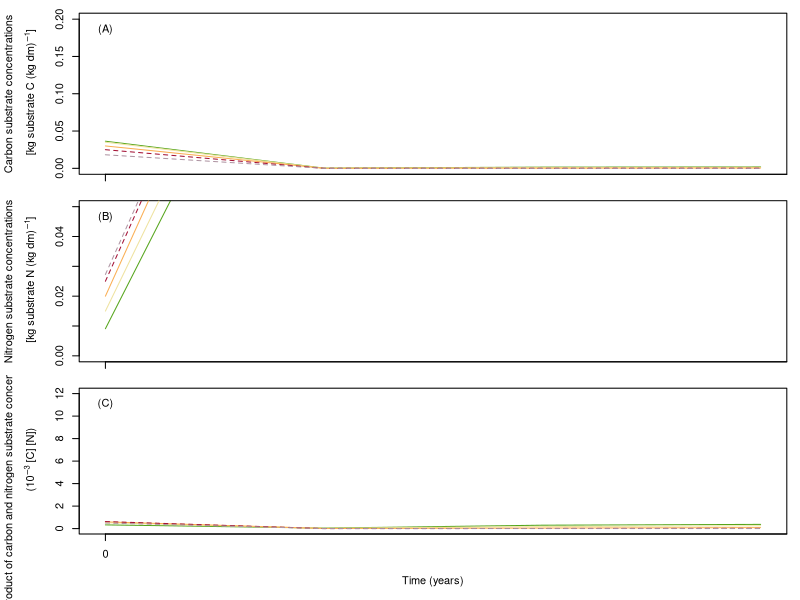

Here is the R script that generated this plot:
#=======================================================================================#
# Plot figure 4 from Thornley (1991)
#---------------------------------------------------------------------------------------#

# Read the strucural and meristem pools
#---------------------------------------------------------------------------------------#
cons <- read.table (file = 'tmp/concentrations.txt', header = T)

# Determine time axis
#----------------------------------------------------------------------------------------#
years        = as.numeric (read.table ('driver.txt', skip = 5, nrows = 1) [1])
stps_per_day = as.numeric (read.table ('driver.txt', skip = 6, nrows = 1) [1])
#n_stems      = as.numeric (read.table ('driver.txt', skip = 6, nrows = 1) [1])
dt     = 1 / stps_per_day
tstps  = years * 365.25 * stps_per_day
days   = dt * tstps
hours  = dt * tstps * 24.0
labels    = seq (0, ceiling (years), by = 1)
ats       = seq (0, ceiling (years), by = 1) * 365.25 / dt

# Colours for compartment
#----------------------------------------------------------------------------------------#
c.c         <- c ('#55a51c', '#eee29f', '#faae53', '#a41034', '#af95a3')
names (c.c) <- c ('Leaves',  'Branches','Stems',   'Coarse roots',  'Fine roots and mycorrhiza')

# Plot figure 3
#----------------------------------------------------------------------------------------#
layout (matrix (c (1, 2,3)), heights = c (1.0, 1.0, 1.2))
par (mar = c (1, 6, 1, 1))
plot (x    = cons [, 1],
      y    = cons [, 2],
      typ  = 'l',
      ylim = c (0, 0.2),
      xaxt = 'n',
      xlab = 'Time (years)',
      ylab = expression (atop ('Carbon substrate concentrations',' [kg substrate C (kg dm)'^-1*']')),
      col  = c.c [1])
text (0, 0.2, '(A)', pos = 1)
axis (side  = 1, 
      at    = ats [seq (1, length (ats), 10)], 
      label =  NA)
lines (x = cons [, 1],
       y = cons [, 3],
       col  = c.c [2])
lines (x = cons [, 1],
       y = cons [, 4],
       col  = c.c [3])
lines (x = cons [, 1],
       y = cons [, 5],
       lty = 2,
       col  = c.c [4])
lines (x = cons [, 1],
       y = cons [, 6],
       lty = 2,
       col  = c.c [5])

plot (x    = cons [, 1],
      y    = cons [, 7],
      typ  = 'l',
      ylim = c (0, 0.05),
      xaxt = 'n',
      xlab = 'Time (years)',
      ylab = expression (atop ('Nitrogen substrate concentrations',' [kg substrate N (kg dm)'^-1*']')),
      col  = c.c [1])
text (0, 0.05, '(B)', pos = 1)
axis (side  = 1, 
      at    = ats [seq (1, length (ats), 10)], 
      label =  NA)
lines (x = cons [, 1],
       y = cons [, 8],
       col  = c.c [2])
lines (x = cons [, 1],
       y = cons [, 9],
       col  = c.c [3])
lines (x = cons [, 1],
       y = cons [, 10],
       lty = 2,
       col  = c.c [4])
lines (x = cons [, 1],
       y = cons [, 11],
       lty = 2,
       col  = c.c [5])

par (mar = c (5, 6, 1, 1))
plot (x    = cons [, 1],
      y    = cons [, 2] * cons [, 7] / 0.001,
      typ  = 'l',
      ylim = c (0, 12.0),
      xaxt = 'n',
      xlab = 'Time (years)',
      ylab = expression (atop ('Product of carbon and nitrogen substrate concentrations, '*C[i]*N[i],' ('*10^-3*' [C] [N])')),
      col  = c.c [1])
text (0, 12.0, '(C)', pos = 1)
axis (side  = 1, 
      at    = ats [seq (1, length (ats), 10)], 
      label = labels [seq (1, length (labels), 10)])
lines (x = cons [, 1],
       y =  cons [, 3] * cons [, 8] / 0.001,
       col  = c.c [2])
lines (x = cons [, 1],
       y =  cons [, 4] * cons [, 9] / 0.001,
       col  = c.c [3])
lines (x = cons [, 1],
       y =  cons [, 5] * cons [, 10] / 0.001,
       lty = 2,
       col  = c.c [4])
lines (x = cons [, 1],
       y =  cons [, 6] * cons [, 11] / 0.001,
       lty = 2,
       col  = c.c [5])
#=======================================================================================#

